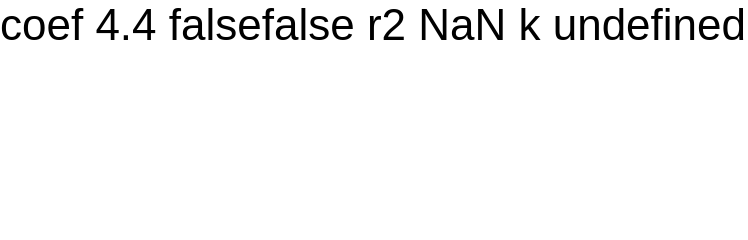

Express this chart as Vega-Lite.
### Vega specification from a JSON file in a GitHub repository (floating-point values rounded to 4 significant figures)
{"width": 100, "height": 60, "data": [{"name": "t", "values": [{"x": 1, "y": 2}, {"x": 2, "y": 3}, {"x": 3, "y": 5}, {"x": 4, "y": 4}, {"x": 5, "y": 8}]}, {"name": "fit", "source": "t", "transform": [{"type": "regression", "x": "x", "y": "y", "method": "poly", "order": "0.5", "params": true}]}], "marks": [{"type": "text", "from": {"data": "fit"}, "encode": {"update": {"text": {"signal": "'coef ' + datum.coef + ' ' + isString(datum.coef[0]) + isString(datum.coef[1]) + ' r2 ' + datum.rSquared + ' k ' + datum.coef[1]"}, "y": {"value": 10}}}}]}
